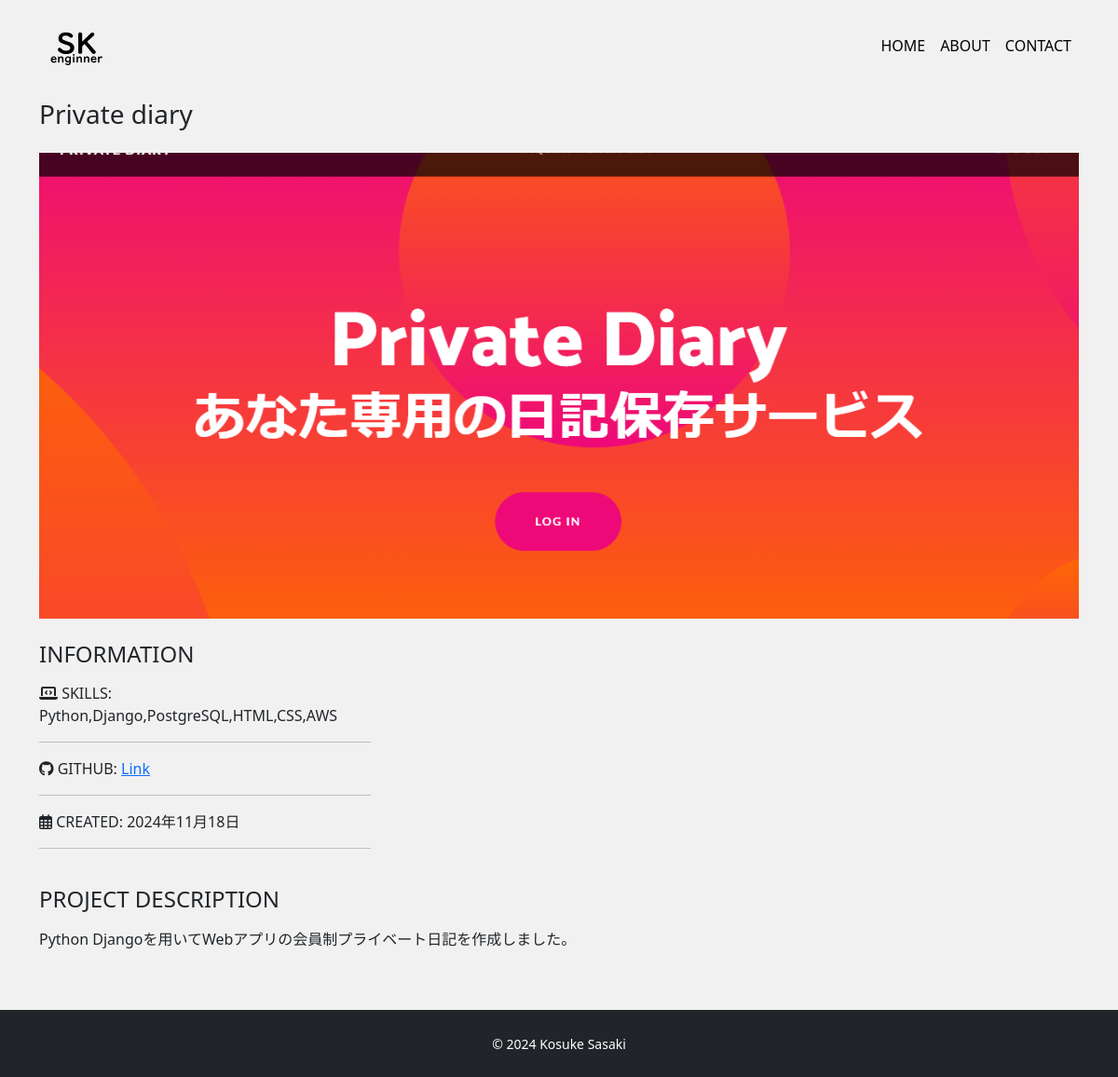
/detail/1, run on the app's committed database.
### app/models.py (models this page shows, shortened)
class Work(models.Model):
    title = models.CharField("タイトル", max_length=100)
    image = models.ImageField(upload_to="images", verbose_name="イメージ画像")
    thumbnail = models.ImageField(
        upload_to="images", verbose_name="サムネイル", null=True, blank=True
    )
    skill = models.CharField("スキル", max_length=100)
    url = models.CharField("URL", max_length=100, null=True, blank=True)
    created = models.DateField("作成日")
    description = models.TextField("説明")

### app/views.py (the view)
# urls.py: path("detail/<int:pk>", views.DetailView.as_view(), name="detail"),
class DetailView(View):
    def get(self, request, *args, **kwargs):
        work_data = Work.objects.get(id=self.kwargs['pk'])
        return render(request, 'app/detail.html', {
            'work_data': work_data
        })

### app/templates/app/detail.html
{% extends 'app/base.html' %}
{% block content %}
<h3 class="mb-4">{{ work_data.title }}</h3>
<div class="card top mb-4">
    <img src="{{ work_data.image.url }}" alt="">
</div>
<div class="row">
    <div class="col-sm-4 mb-4">
        <h4 class="mb-3">INFORMATION</h4>
        <p>
            <i class="fas fa-laptop-code mr-2"></i>
            <span class="font-weight-bolder">SKILLS:</span>
            {{ work_data.skill }}
        </p>
        <hr>
        <p>
            <i class="fab fa-github mr-2"></i>
            <span class="font-weight-bolder">GITHUB:</span>
            {% if work_data.url %}
                <a href="{{ work_data.url }}" target="_blank" class="link-color">Link</a>
            {% else %}
                Private
            {% endif %}
        </p>
        <hr>
        <p>
            <i class="far fa-calendar-alt mr-2"></i>
            <span class="font-weight-bolder">CREATED:</span>
            {{ work_data.created }}
        </p>
        <hr>
    </div>
    <div class="col-sm8 mb-5">
        <h4 class="mb-3">PROJECT DESCRIPTION</h4>
        <p>{{ work_data.description|linebreaksbr }}</p>
    </div>
</div>
{% endblock %}

### app/static/css/style.css (style rules this page uses)
* { margin: 0; padding: 0; box-sizing: border-box; }
body { background: #F1F1F1; display: flex; flex-flow: column; min-height: 100vh; }
.top img { object-fit: cover; height: 500px; }
.card { border: none; }

### data on the page
Work: title "Private diary", image (picture), skill "Python,Django,PostgreSQL,HTML,CSS,AWS", created "2024年11月18日", description "Python Djangoを用いてWebアプリの会員制プライベート日記を作成しました。"
